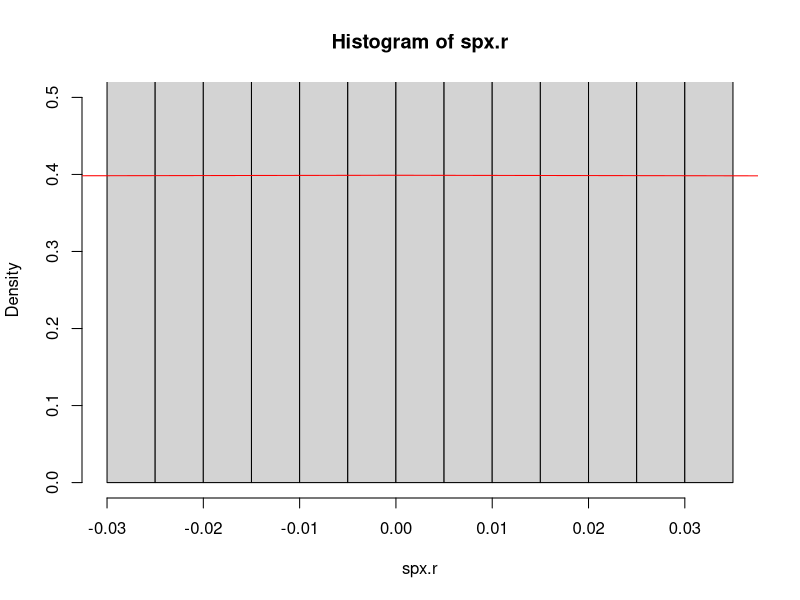
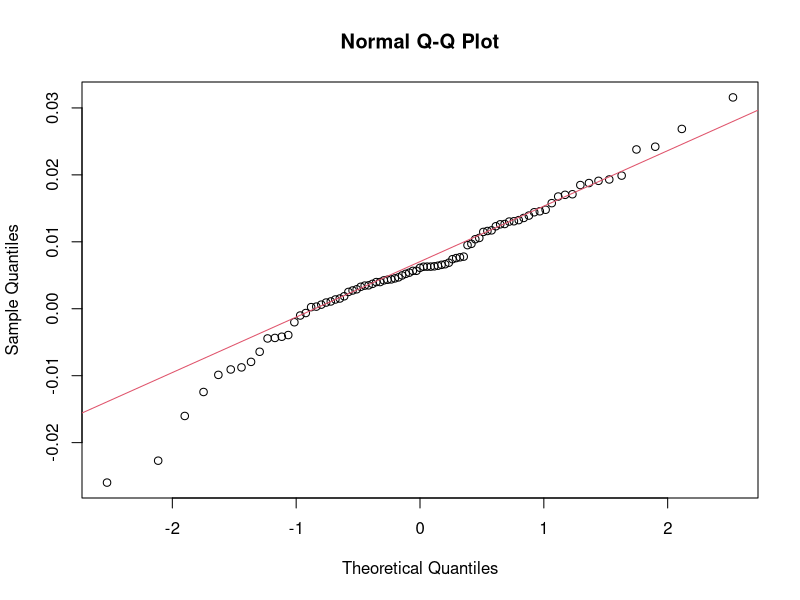
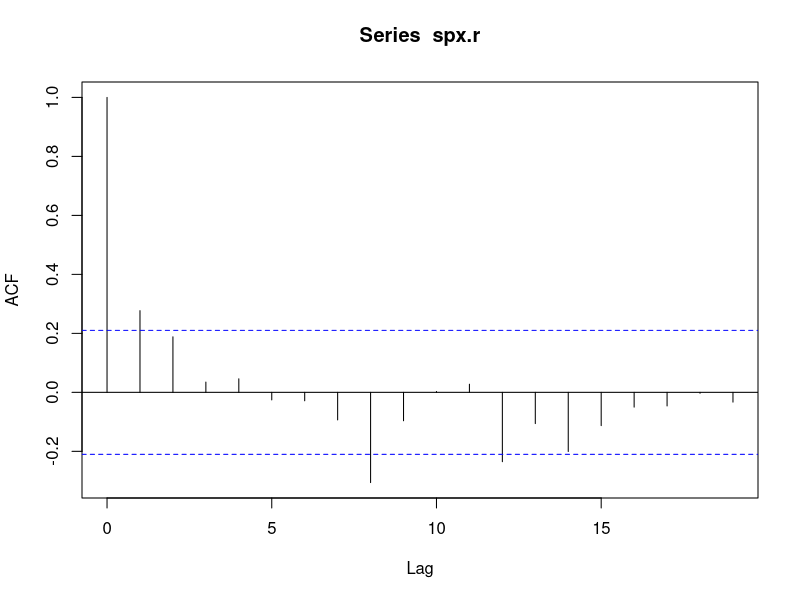
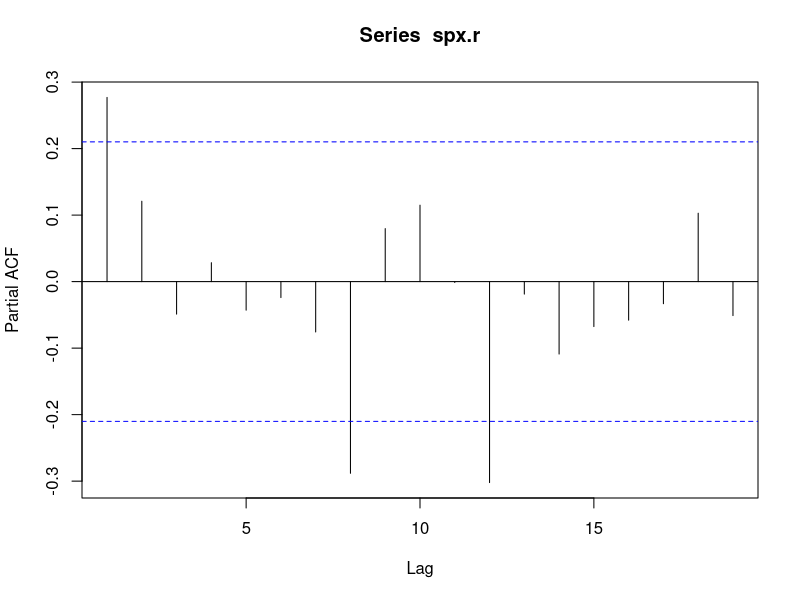
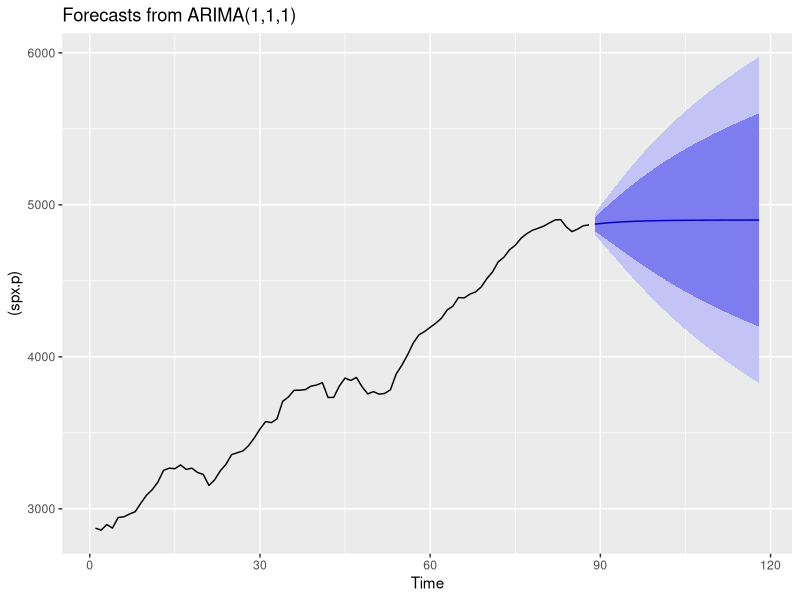
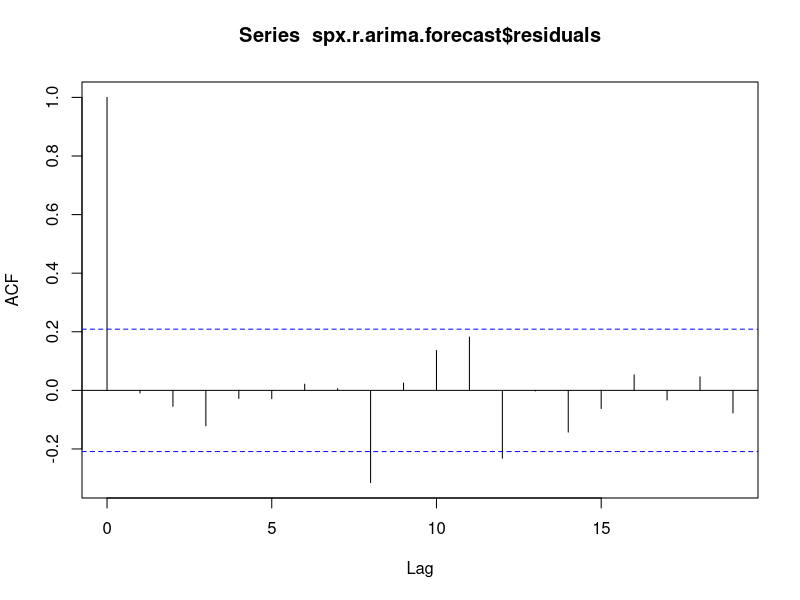
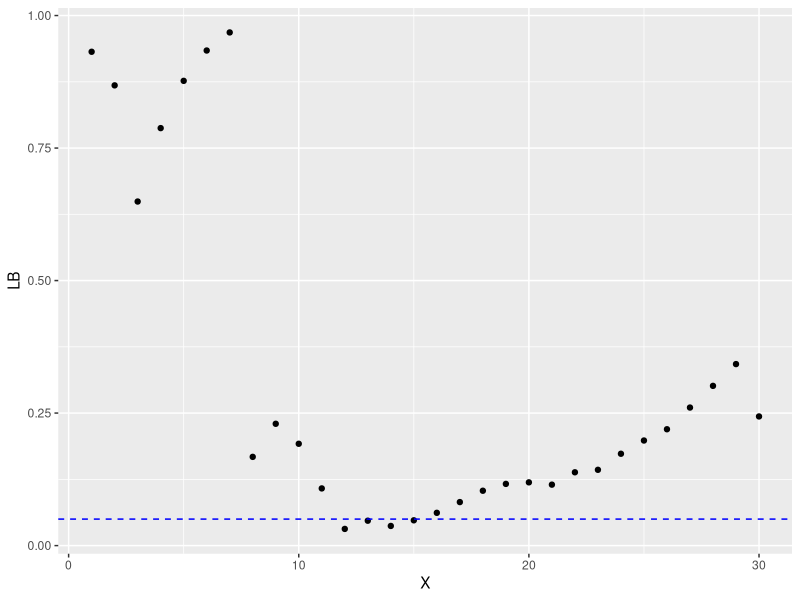
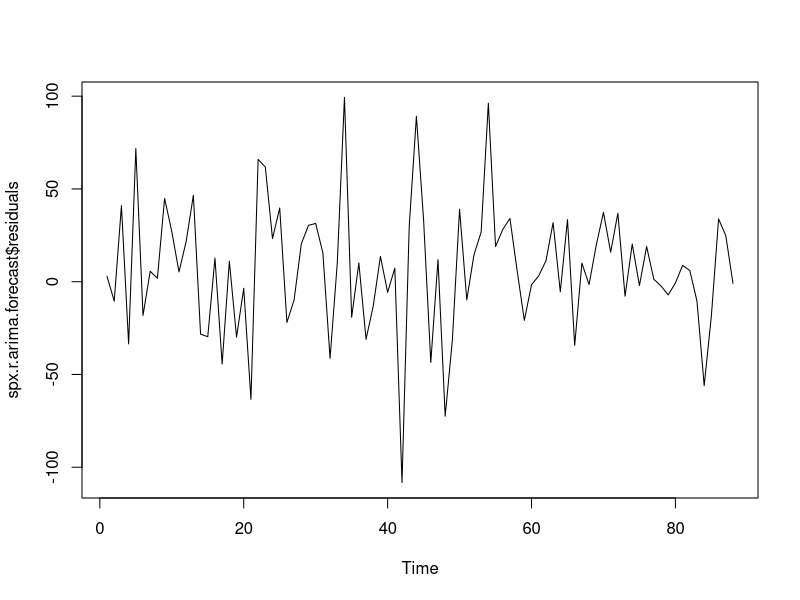

Reproduce these figures in R, in order. (Note: this script raises an error after producing the figures.)
# Limpieza del area de trabajo:
rm(list=ls())
######################### Cointegration Test Function #########################
###------------------------------ Load Data -------------------------------###
library(quantmod)
library(dplyr)
library(ggplot2)
library(readxl)
dat <- read_excel("04_Mbase arma.xlsx")
attach(dat)
head(dat)

spx.p <- Pib
spx.r <- diff(log(Pib))

###--------------------------- Normality Test-------------------------------###
hist(spx.r, freq=F,ylim=c(0,0.5), breaks=20)
curve(dnorm(x), from=-5,to=5,col='red',add=T)
qqnorm(spx.r)
qqline(spx.r,col=2)
  # shapiro test also finds spx.r far from normal
shapiro.test(coredata(spx.r))
#Nota* usar para rendimientos_
  
###-------------------------- Stationarity Test ----------------------------###
library(tseries)
  # price has unit root, not stationary
adf.test(spx.p)
#H0: Raíz unitaria, es un proc explosico basicamente no se puede usar, buscas rechazar H0
#3 FORMAS QUE DEFINIMOS QUE CAE DEBE SER MENOR A .05, para este caso se afirma que tiene raíz
  # ADF test rejects null hypothesis of unit root, suggesting stationarity
adf.test(spx.r)    		# Augmented Dickey-Fuller unit root
  # PP test also rejects null hypothesis of unit root and suggests stationarity
pp.test(spx.p)
pp.test(spx.r)				# Phillips-Perron unit root
#.05>p-value recahza 
#Nota: checar pueba KPSS de robustez estadistica. No rechazo KPSS buscar que P-VALUE sea mayor a 0.05
  library(pracma)
  # Hurst test shows trending
hurstexp(spx.p)
  
###-------------------------------- ARIMA Test -------------------------------###
# at 5%, acf has negative lag 1, lag 5, lag 18, and positive lag 16
acf(spx.r) #MA's, siempre te va a dar uno, porque se corre contra si misma.
pacf(spx.r) #AR's
library(forecast)
# It automatically picks ARIMA(3,0,3)
auto.arima(spx.r)		# automatically find the p,d,q, no necesariamente es el mejor modelo
spx.r.arima <- arima((spx.p), order=c(1,1,1))
#Log para corregir el problema de heterocedasticidad
# Suaviza los picos (variaciones) log.
#Para llevar a los datos usando log aplica exponencial.

## five period forecast
spx.r.arima.forecast <- forecast(spx.r.arima, h=30)

autoplot(spx.r.arima.forecast)
# Si se ven así, componlo y llevalo a los niveles que estas haciendo


#Autocorrelación
# residual is AR(0)
acf(spx.r.arima.forecast$residuals)
#Checa que otros MAs puedes ocupar

# test autocorrelation of forecast errors
Box.test(spx.r.arima.forecast$residuals, lag = 30, type = "Ljung-Box") 	
#Los lags que caen dentro de las bandas.
h <- 30
LB <- data.frame(X=1:h,LB=rep(NA,h))
for(i in 1:h){
  LB$LB[i] <- Box.test(spx.r.arima.forecast$residuals,lag=i,fitdf = 0,
                       type = 'Lj')$p.value
}

ggplot(LB,aes(x=X,y=LB))+
  geom_point()+
  geom_hline(yintercept = 0.05,col='blue',lty=2)
#
#sI SE VE LO DE LOS PUNTOS 12-15 DEBERIAS PROBAR OTROS MODELOS HASTA QUE TODOS QUEDEN FUERA.

# H0=Que los datos no esten autocorrelacionados, CALCULA P-VALUE y me dice si cae por arriba
# tecnicamwente todos deben caer por arriba esta correlacionada con 12 trimestres en el pasado
# Modelos SARIMA seasonal ARIMA.
#ASTSA paqueteria: De un libro, se llama TIME SERIES ALGO,

# REPORTES DINAMICOS QUE SE GENERAN DESDE UN MARKDOWN
# DOCUMENTOS PARAMETRIZADOS
# Constuye tu maquina financidra en r. CHECAR EL LIBRI >>>>>.<<<<<<<< 



# test if the forecast errors are normally distributed
plot.ts(spx.r.arima.forecast$residuals) 			# make a time plot of forecast errors


###-------------------------------- GARCH Test -------------------------------###
# r^2 is autocorrelated
acf((spx.r - mean(spx.r))^2)  				# conditional heteroscedasticity
spx.r.garch <- garch(spx.r,trace = F)
spx.r.res <- spx.r.garch$res[-1]
acf(spx.r.res)
acf(spx.r.res^2)


return(result)
